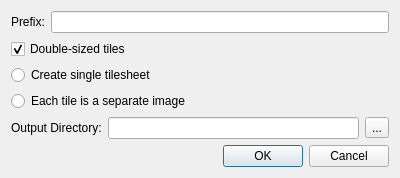
<?xml version="1.0" encoding="UTF-8"?>
<ui version="4.0">
 <class>PackExtractDialog</class>
 <widget class="QDialog" name="PackExtractDialog">
  <property name="geometry">
   <rect>
    <x>0</x>
    <y>0</y>
    <width>400</width>
    <height>176</height>
   </rect>
  </property>
  <property name="windowTitle">
   <string>Extract .pack Images</string>
  </property>
  <layout class="QGridLayout" name="gridLayout">
   <item row="4" column="0">
    <layout class="QHBoxLayout" name="horizontalLayout_2">
     <item>
      <widget class="QLabel" name="label_2">
       <property name="text">
        <string>Output Directory:</string>
       </property>
      </widget>
     </item>
     <item>
      <widget class="QLineEdit" name="outputEdit"/>
     </item>
     <item>
      <widget class="QToolButton" name="outputBrowse">
       <property name="text">
        <string>...</string>
       </property>
      </widget>
     </item>
    </layout>
   </item>
   <item row="2" column="0">
    <widget class="QRadioButton" name="radioSingle">
     <property name="text">
      <string>Create single tilesheet</string>
     </property>
    </widget>
   </item>
   <item row="3" column="0">
    <widget class="QRadioButton" name="radioMultiple">
     <property name="text">
      <string>Each tile is a separate image</string>
     </property>
    </widget>
   </item>
   <item row="0" column="0">
    <layout class="QHBoxLayout" name="horizontalLayout">
     <item>
      <widget class="QLabel" name="label">
       <property name="text">
        <string>Prefix:</string>
       </property>
      </widget>
     </item>
     <item>
      <widget class="QLineEdit" name="prefixEdit"/>
     </item>
    </layout>
   </item>
   <item row="5" column="0">
    <spacer name="verticalSpacer">
     <property name="orientation">
      <enum>Qt::Vertical</enum>
     </property>
     <property name="sizeHint" stdset="0">
      <size>
       <width>20</width>
       <height>40</height>
      </size>
     </property>
    </spacer>
   </item>
   <item row="6" column="0">
    <widget class="QDialogButtonBox" name="buttonBox">
     <property name="orientation">
      <enum>Qt::Horizontal</enum>
     </property>
     <property name="standardButtons">
      <set>QDialogButtonBox::Cancel|QDialogButtonBox::Ok</set>
     </property>
    </widget>
   </item>
   <item row="1" column="0">
    <widget class="QCheckBox" name="checkBoxDouble">
     <property name="text">
      <string>Double-sized tiles</string>
     </property>
     <property name="checked">
      <bool>true</bool>
     </property>
    </widget>
   </item>
  </layout>
 </widget>
 <resources/>
 <connections>
  <connection>
   <sender>buttonBox</sender>
   <signal>accepted()</signal>
   <receiver>PackExtractDialog</receiver>
   <slot>accept()</slot>
   <hints>
    <hint type="sourcelabel">
     <x>248</x>
     <y>254</y>
    </hint>
    <hint type="destinationlabel">
     <x>157</x>
     <y>274</y>
    </hint>
   </hints>
  </connection>
  <connection>
   <sender>buttonBox</sender>
   <signal>rejected()</signal>
   <receiver>PackExtractDialog</receiver>
   <slot>reject()</slot>
   <hints>
    <hint type="sourcelabel">
     <x>316</x>
     <y>260</y>
    </hint>
    <hint type="destinationlabel">
     <x>286</x>
     <y>274</y>
    </hint>
   </hints>
  </connection>
 </connections>
</ui>
